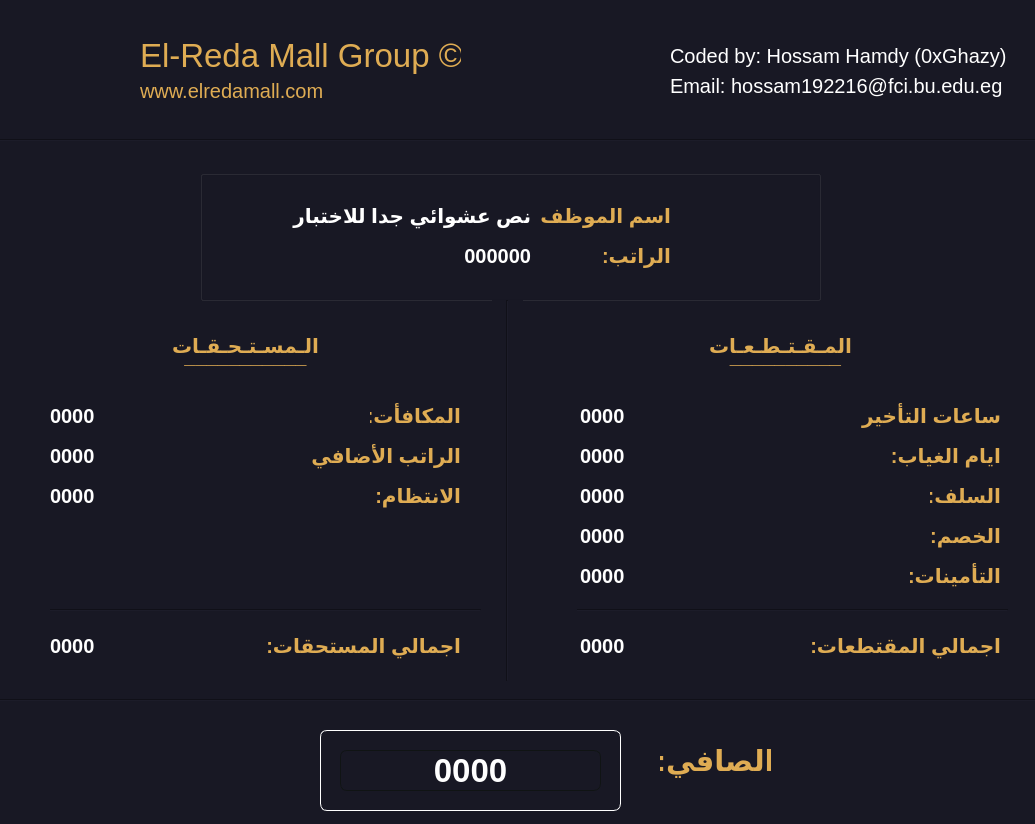
<?xml version="1.0" encoding="UTF-8"?>
<ui version="4.0">
 <class>Form</class>
 <widget class="QWidget" name="Form">
  <property name="geometry">
   <rect>
    <x>0</x>
    <y>0</y>
    <width>1035</width>
    <height>824</height>
   </rect>
  </property>
  <property name="windowTitle">
   <string>بيان مرتب موظف - سنتر الرضا</string>
  </property>
  <property name="styleSheet">
   <string notr="true">background-color: rgb(24,24,36);
border-color: rgb(16, 20, 20);</string>
  </property>
  <widget class="Line" name="line">
   <property name="geometry">
    <rect>
     <x>-70</x>
     <y>130</y>
     <width>1191</width>
     <height>21</height>
    </rect>
   </property>
   <property name="orientation">
    <enum>Qt::Horizontal</enum>
   </property>
  </widget>
  <widget class="QGroupBox" name="groupBox">
   <property name="geometry">
    <rect>
     <x>200</x>
     <y>170</y>
     <width>621</width>
     <height>131</height>
    </rect>
   </property>
   <property name="title">
    <string/>
   </property>
   <widget class="QLabel" name="label">
    <property name="geometry">
     <rect>
      <x>490</x>
      <y>20</y>
      <width>111</width>
      <height>101</height>
     </rect>
    </property>
    <property name="text">
     <string/>
    </property>
    <property name="pixmap">
     <pixmap>icons/user.png</pixmap>
    </property>
    <property name="scaledContents">
     <bool>true</bool>
    </property>
   </widget>
   <widget class="QLabel" name="label_18">
    <property name="geometry">
     <rect>
      <x>400</x>
      <y>70</y>
      <width>71</width>
      <height>31</height>
     </rect>
    </property>
    <property name="font">
     <font>
      <pointsize>15</pointsize>
      <weight>75</weight>
      <bold>true</bold>
     </font>
    </property>
    <property name="styleSheet">
     <string notr="true">background-color: rgb(24,24,36);
border-color: rgb(16, 20, 20);
color: #dfac53;</string>
    </property>
    <property name="text">
     <string>الراتب:</string>
    </property>
    <property name="alignment">
     <set>Qt::AlignLeading|Qt::AlignLeft|Qt::AlignVCenter</set>
    </property>
   </widget>
   <widget class="QLabel" name="label_17">
    <property name="geometry">
     <rect>
      <x>340</x>
      <y>30</y>
      <width>131</width>
      <height>31</height>
     </rect>
    </property>
    <property name="font">
     <font>
      <pointsize>15</pointsize>
      <weight>75</weight>
      <bold>true</bold>
     </font>
    </property>
    <property name="styleSheet">
     <string notr="true">background-color: rgb(24,24,36);
border-color: rgb(16, 20, 20);
color: #dfac53;</string>
    </property>
    <property name="text">
     <string>اسم الموظف:</string>
    </property>
    <property name="alignment">
     <set>Qt::AlignLeading|Qt::AlignLeft|Qt::AlignVCenter</set>
    </property>
   </widget>
   <widget class="QLabel" name="employee_name_lbl">
    <property name="geometry">
     <rect>
      <x>10</x>
      <y>30</y>
      <width>321</width>
      <height>31</height>
     </rect>
    </property>
    <property name="font">
     <font>
      <pointsize>15</pointsize>
      <weight>75</weight>
      <bold>true</bold>
     </font>
    </property>
    <property name="styleSheet">
     <string notr="true">background-color: rgb(24,24,36);
border-color: rgb(16, 20, 20);
color: rgb(255, 255, 255)</string>
    </property>
    <property name="text">
     <string>نص عشوائي جدا للاختبار</string>
    </property>
    <property name="alignment">
     <set>Qt::AlignLeading|Qt::AlignLeft|Qt::AlignVCenter</set>
    </property>
   </widget>
   <widget class="QLabel" name="employee_sallary_lbl">
    <property name="geometry">
     <rect>
      <x>90</x>
      <y>70</y>
      <width>241</width>
      <height>31</height>
     </rect>
    </property>
    <property name="font">
     <font>
      <pointsize>15</pointsize>
      <weight>75</weight>
      <bold>true</bold>
     </font>
    </property>
    <property name="styleSheet">
     <string notr="true">background-color: rgb(24,24,36);
border-color: rgb(16, 20, 20);
color: rgb(255, 255, 255)</string>
    </property>
    <property name="text">
     <string>000000</string>
    </property>
    <property name="alignment">
     <set>Qt::AlignRight|Qt::AlignTrailing|Qt::AlignVCenter</set>
    </property>
   </widget>
  </widget>
  <widget class="QGroupBox" name="groupBox_2">
   <property name="geometry">
    <rect>
     <x>320</x>
     <y>730</y>
     <width>301</width>
     <height>81</height>
    </rect>
   </property>
   <property name="styleSheet">
    <string notr="true">border-radius:7px;
border:1px solid #ffffffff;</string>
   </property>
   <property name="title">
    <string/>
   </property>
   <property name="alignment">
    <set>Qt::AlignCenter</set>
   </property>
   <widget class="QLabel" name="employee_net_sallary">
    <property name="geometry">
     <rect>
      <x>20</x>
      <y>20</y>
      <width>261</width>
      <height>41</height>
     </rect>
    </property>
    <property name="font">
     <font>
      <pointsize>25</pointsize>
      <weight>75</weight>
      <bold>true</bold>
     </font>
    </property>
    <property name="styleSheet">
     <string notr="true">background-color: rgb(24,24,36);
border-color: rgb(16, 20, 20);
color: rgb(255, 255, 255)</string>
    </property>
    <property name="text">
     <string>0000</string>
    </property>
    <property name="alignment">
     <set>Qt::AlignCenter</set>
    </property>
   </widget>
  </widget>
  <widget class="QLabel" name="label_2">
   <property name="geometry">
    <rect>
     <x>20</x>
     <y>12</y>
     <width>111</width>
     <height>111</height>
    </rect>
   </property>
   <property name="text">
    <string/>
   </property>
   <property name="pixmap">
    <pixmap>icons/logo.png</pixmap>
   </property>
   <property name="scaledContents">
    <bool>true</bool>
   </property>
  </widget>
  <widget class="QLabel" name="label_6">
   <property name="geometry">
    <rect>
     <x>140</x>
     <y>30</y>
     <width>321</width>
     <height>51</height>
    </rect>
   </property>
   <property name="font">
    <font>
     <family>Arial</family>
     <pointsize>25</pointsize>
     <italic>false</italic>
    </font>
   </property>
   <property name="styleSheet">
    <string notr="true">color: #dfac53;</string>
   </property>
   <property name="text">
    <string>El-Reda Mall Group ©</string>
   </property>
  </widget>
  <widget class="QLabel" name="label_7">
   <property name="geometry">
    <rect>
     <x>140</x>
     <y>80</y>
     <width>191</width>
     <height>21</height>
    </rect>
   </property>
   <property name="font">
    <font>
     <family>Arial</family>
     <pointsize>15</pointsize>
     <italic>false</italic>
    </font>
   </property>
   <property name="styleSheet">
    <string notr="true">color: #dfac53;</string>
   </property>
   <property name="text">
    <string>www.elredamall.com</string>
   </property>
  </widget>
  <widget class="Line" name="line_2">
   <property name="geometry">
    <rect>
     <x>492</x>
     <y>300</y>
     <width>31</width>
     <height>381</height>
    </rect>
   </property>
   <property name="orientation">
    <enum>Qt::Vertical</enum>
   </property>
  </widget>
  <widget class="QLabel" name="label_19">
   <property name="geometry">
    <rect>
     <x>170</x>
     <y>330</y>
     <width>151</width>
     <height>31</height>
    </rect>
   </property>
   <property name="font">
    <font>
     <pointsize>15</pointsize>
     <weight>75</weight>
     <bold>true</bold>
    </font>
   </property>
   <property name="styleSheet">
    <string notr="true">background-color: rgb(24,24,36);
border-color: rgb(16, 20, 20);
color: #dfac53;</string>
   </property>
   <property name="text">
    <string>الـمسـتـحـقـات</string>
   </property>
   <property name="alignment">
    <set>Qt::AlignCenter</set>
   </property>
  </widget>
  <widget class="QLabel" name="label_20">
   <property name="geometry">
    <rect>
     <x>710</x>
     <y>330</y>
     <width>141</width>
     <height>31</height>
    </rect>
   </property>
   <property name="font">
    <font>
     <pointsize>15</pointsize>
     <weight>75</weight>
     <bold>true</bold>
    </font>
   </property>
   <property name="styleSheet">
    <string notr="true">background-color: rgb(24,24,36);
border-color: rgb(16, 20, 20);
color: #dfac53;</string>
   </property>
   <property name="text">
    <string>المـقـتـطـعـات</string>
   </property>
   <property name="alignment">
    <set>Qt::AlignCenter</set>
   </property>
  </widget>
  <widget class="QLabel" name="label_21">
   <property name="geometry">
    <rect>
     <x>180</x>
     <y>340</y>
     <width>131</width>
     <height>31</height>
    </rect>
   </property>
   <property name="font">
    <font>
     <pointsize>15</pointsize>
     <weight>75</weight>
     <bold>true</bold>
    </font>
   </property>
   <property name="styleSheet">
    <string notr="true">background-color: rgb(24,24,36);
border-color: rgb(16, 20, 20);
color: #dfac53;</string>
   </property>
   <property name="text">
    <string>___________</string>
   </property>
   <property name="alignment">
    <set>Qt::AlignCenter</set>
   </property>
  </widget>
  <widget class="QLabel" name="label_22">
   <property name="geometry">
    <rect>
     <x>720</x>
     <y>340</y>
     <width>131</width>
     <height>31</height>
    </rect>
   </property>
   <property name="font">
    <font>
     <pointsize>15</pointsize>
     <weight>75</weight>
     <bold>true</bold>
    </font>
   </property>
   <property name="styleSheet">
    <string notr="true">background-color: rgb(24,24,36);
border-color: rgb(16, 20, 20);
color: #dfac53;</string>
   </property>
   <property name="text">
    <string>__________</string>
   </property>
   <property name="alignment">
    <set>Qt::AlignCenter</set>
   </property>
  </widget>
  <widget class="QLabel" name="label_23">
   <property name="geometry">
    <rect>
     <x>370</x>
     <y>400</y>
     <width>91</width>
     <height>31</height>
    </rect>
   </property>
   <property name="font">
    <font>
     <pointsize>15</pointsize>
     <weight>75</weight>
     <bold>true</bold>
    </font>
   </property>
   <property name="styleSheet">
    <string notr="true">background-color: rgb(24,24,36);
border-color: rgb(16, 20, 20);
color: #dfac53;</string>
   </property>
   <property name="text">
    <string>المكافأت:</string>
   </property>
   <property name="alignment">
    <set>Qt::AlignLeading|Qt::AlignLeft|Qt::AlignVCenter</set>
   </property>
  </widget>
  <widget class="QLabel" name="label_24">
   <property name="geometry">
    <rect>
     <x>310</x>
     <y>440</y>
     <width>151</width>
     <height>31</height>
    </rect>
   </property>
   <property name="font">
    <font>
     <pointsize>15</pointsize>
     <weight>75</weight>
     <bold>true</bold>
    </font>
   </property>
   <property name="styleSheet">
    <string notr="true">background-color: rgb(24,24,36);
border-color: rgb(16, 20, 20);
color: #dfac53;</string>
   </property>
   <property name="text">
    <string>الراتب الأضافي:</string>
   </property>
   <property name="alignment">
    <set>Qt::AlignLeading|Qt::AlignLeft|Qt::AlignVCenter</set>
   </property>
  </widget>
  <widget class="QLabel" name="label_25">
   <property name="geometry">
    <rect>
     <x>370</x>
     <y>480</y>
     <width>91</width>
     <height>31</height>
    </rect>
   </property>
   <property name="font">
    <font>
     <pointsize>15</pointsize>
     <weight>75</weight>
     <bold>true</bold>
    </font>
   </property>
   <property name="styleSheet">
    <string notr="true">background-color: rgb(24,24,36);
border-color: rgb(16, 20, 20);
color: #dfac53;</string>
   </property>
   <property name="text">
    <string>الانتظام:</string>
   </property>
   <property name="alignment">
    <set>Qt::AlignLeading|Qt::AlignLeft|Qt::AlignVCenter</set>
   </property>
  </widget>
  <widget class="QLabel" name="label_26">
   <property name="geometry">
    <rect>
     <x>890</x>
     <y>440</y>
     <width>111</width>
     <height>31</height>
    </rect>
   </property>
   <property name="font">
    <font>
     <pointsize>15</pointsize>
     <weight>75</weight>
     <bold>true</bold>
    </font>
   </property>
   <property name="styleSheet">
    <string notr="true">background-color: rgb(24,24,36);
border-color: rgb(16, 20, 20);
color: #dfac53;</string>
   </property>
   <property name="text">
    <string>ايام الغياب:</string>
   </property>
   <property name="alignment">
    <set>Qt::AlignLeading|Qt::AlignLeft|Qt::AlignVCenter</set>
   </property>
  </widget>
  <widget class="QLabel" name="label_27">
   <property name="geometry">
    <rect>
     <x>930</x>
     <y>520</y>
     <width>71</width>
     <height>31</height>
    </rect>
   </property>
   <property name="font">
    <font>
     <pointsize>15</pointsize>
     <weight>75</weight>
     <bold>true</bold>
    </font>
   </property>
   <property name="styleSheet">
    <string notr="true">background-color: rgb(24,24,36);
border-color: rgb(16, 20, 20);
color: #dfac53;</string>
   </property>
   <property name="text">
    <string>الخصم:</string>
   </property>
   <property name="alignment">
    <set>Qt::AlignLeading|Qt::AlignLeft|Qt::AlignVCenter</set>
   </property>
  </widget>
  <widget class="QLabel" name="label_28">
   <property name="geometry">
    <rect>
     <x>910</x>
     <y>560</y>
     <width>91</width>
     <height>31</height>
    </rect>
   </property>
   <property name="font">
    <font>
     <pointsize>15</pointsize>
     <weight>75</weight>
     <bold>true</bold>
    </font>
   </property>
   <property name="styleSheet">
    <string notr="true">background-color: rgb(24,24,36);
border-color: rgb(16, 20, 20);
color: #dfac53;</string>
   </property>
   <property name="text">
    <string>التأمينات:</string>
   </property>
   <property name="alignment">
    <set>Qt::AlignLeading|Qt::AlignLeft|Qt::AlignVCenter</set>
   </property>
  </widget>
  <widget class="QLabel" name="label_30">
   <property name="geometry">
    <rect>
     <x>860</x>
     <y>400</y>
     <width>141</width>
     <height>31</height>
    </rect>
   </property>
   <property name="font">
    <font>
     <pointsize>15</pointsize>
     <weight>75</weight>
     <bold>true</bold>
    </font>
   </property>
   <property name="styleSheet">
    <string notr="true">background-color: rgb(24,24,36);
border-color: rgb(16, 20, 20);
color: #dfac53;</string>
   </property>
   <property name="text">
    <string>ساعات التأخير:</string>
   </property>
   <property name="alignment">
    <set>Qt::AlignLeading|Qt::AlignLeft|Qt::AlignVCenter</set>
   </property>
  </widget>
  <widget class="QLabel" name="label_31">
   <property name="geometry">
    <rect>
     <x>930</x>
     <y>480</y>
     <width>71</width>
     <height>31</height>
    </rect>
   </property>
   <property name="font">
    <font>
     <pointsize>15</pointsize>
     <weight>75</weight>
     <bold>true</bold>
    </font>
   </property>
   <property name="styleSheet">
    <string notr="true">background-color: rgb(24,24,36);
border-color: rgb(16, 20, 20);
color: #dfac53;</string>
   </property>
   <property name="text">
    <string>السلف:</string>
   </property>
   <property name="alignment">
    <set>Qt::AlignLeading|Qt::AlignLeft|Qt::AlignVCenter</set>
   </property>
  </widget>
  <widget class="Line" name="line_3">
   <property name="geometry">
    <rect>
     <x>577</x>
     <y>600</y>
     <width>431</width>
     <height>20</height>
    </rect>
   </property>
   <property name="orientation">
    <enum>Qt::Horizontal</enum>
   </property>
  </widget>
  <widget class="Line" name="line_4">
   <property name="geometry">
    <rect>
     <x>50</x>
     <y>600</y>
     <width>431</width>
     <height>20</height>
    </rect>
   </property>
   <property name="orientation">
    <enum>Qt::Horizontal</enum>
   </property>
  </widget>
  <widget class="QLabel" name="label_29">
   <property name="geometry">
    <rect>
     <x>810</x>
     <y>630</y>
     <width>191</width>
     <height>31</height>
    </rect>
   </property>
   <property name="font">
    <font>
     <pointsize>15</pointsize>
     <weight>75</weight>
     <bold>true</bold>
    </font>
   </property>
   <property name="styleSheet">
    <string notr="true">background-color: rgb(24,24,36);
border-color: rgb(16, 20, 20);
color: #dfac53;</string>
   </property>
   <property name="text">
    <string>اجمالي المقتطعات:</string>
   </property>
   <property name="alignment">
    <set>Qt::AlignLeading|Qt::AlignLeft|Qt::AlignVCenter</set>
   </property>
  </widget>
  <widget class="QLabel" name="label_32">
   <property name="geometry">
    <rect>
     <x>260</x>
     <y>630</y>
     <width>201</width>
     <height>31</height>
    </rect>
   </property>
   <property name="font">
    <font>
     <pointsize>15</pointsize>
     <weight>75</weight>
     <bold>true</bold>
    </font>
   </property>
   <property name="styleSheet">
    <string notr="true">background-color: rgb(24,24,36);
border-color: rgb(16, 20, 20);
color: #dfac53;</string>
   </property>
   <property name="text">
    <string>اجمالي المستحقات:</string>
   </property>
   <property name="alignment">
    <set>Qt::AlignLeading|Qt::AlignLeft|Qt::AlignVCenter</set>
   </property>
  </widget>
  <widget class="QLabel" name="employee_delay_lbl">
   <property name="geometry">
    <rect>
     <x>580</x>
     <y>400</y>
     <width>241</width>
     <height>31</height>
    </rect>
   </property>
   <property name="font">
    <font>
     <pointsize>15</pointsize>
     <weight>75</weight>
     <bold>true</bold>
    </font>
   </property>
   <property name="styleSheet">
    <string notr="true">background-color: rgb(24,24,36);
border-color: rgb(16, 20, 20);
color: rgb(255, 255, 255)</string>
   </property>
   <property name="text">
    <string>0000</string>
   </property>
   <property name="alignment">
    <set>Qt::AlignLeading|Qt::AlignLeft|Qt::AlignVCenter</set>
   </property>
  </widget>
  <widget class="QLabel" name="employee_absence_lbl">
   <property name="geometry">
    <rect>
     <x>580</x>
     <y>440</y>
     <width>241</width>
     <height>31</height>
    </rect>
   </property>
   <property name="font">
    <font>
     <pointsize>15</pointsize>
     <weight>75</weight>
     <bold>true</bold>
    </font>
   </property>
   <property name="styleSheet">
    <string notr="true">background-color: rgb(24,24,36);
border-color: rgb(16, 20, 20);
color: rgb(255, 255, 255)</string>
   </property>
   <property name="text">
    <string>0000</string>
   </property>
   <property name="alignment">
    <set>Qt::AlignLeading|Qt::AlignLeft|Qt::AlignVCenter</set>
   </property>
  </widget>
  <widget class="QLabel" name="employee_borrow_lbl">
   <property name="geometry">
    <rect>
     <x>580</x>
     <y>480</y>
     <width>241</width>
     <height>31</height>
    </rect>
   </property>
   <property name="font">
    <font>
     <pointsize>15</pointsize>
     <weight>75</weight>
     <bold>true</bold>
    </font>
   </property>
   <property name="styleSheet">
    <string notr="true">background-color: rgb(24,24,36);
border-color: rgb(16, 20, 20);
color: rgb(255, 255, 255)</string>
   </property>
   <property name="text">
    <string>0000</string>
   </property>
   <property name="alignment">
    <set>Qt::AlignLeading|Qt::AlignLeft|Qt::AlignVCenter</set>
   </property>
  </widget>
  <widget class="QLabel" name="employee_deduction_lbl">
   <property name="geometry">
    <rect>
     <x>580</x>
     <y>520</y>
     <width>241</width>
     <height>31</height>
    </rect>
   </property>
   <property name="font">
    <font>
     <pointsize>15</pointsize>
     <weight>75</weight>
     <bold>true</bold>
    </font>
   </property>
   <property name="styleSheet">
    <string notr="true">background-color: rgb(24,24,36);
border-color: rgb(16, 20, 20);
color: rgb(255, 255, 255)</string>
   </property>
   <property name="text">
    <string>0000</string>
   </property>
   <property name="alignment">
    <set>Qt::AlignLeading|Qt::AlignLeft|Qt::AlignVCenter</set>
   </property>
  </widget>
  <widget class="QLabel" name="employee_services_lbl">
   <property name="geometry">
    <rect>
     <x>580</x>
     <y>560</y>
     <width>241</width>
     <height>31</height>
    </rect>
   </property>
   <property name="font">
    <font>
     <pointsize>15</pointsize>
     <weight>75</weight>
     <bold>true</bold>
    </font>
   </property>
   <property name="styleSheet">
    <string notr="true">background-color: rgb(24,24,36);
border-color: rgb(16, 20, 20);
color: rgb(255, 255, 255)</string>
   </property>
   <property name="text">
    <string>0000</string>
   </property>
   <property name="alignment">
    <set>Qt::AlignLeading|Qt::AlignLeft|Qt::AlignVCenter</set>
   </property>
  </widget>
  <widget class="QLabel" name="employee_rewards_lbl">
   <property name="geometry">
    <rect>
     <x>50</x>
     <y>400</y>
     <width>241</width>
     <height>31</height>
    </rect>
   </property>
   <property name="font">
    <font>
     <pointsize>15</pointsize>
     <weight>75</weight>
     <bold>true</bold>
    </font>
   </property>
   <property name="styleSheet">
    <string notr="true">background-color: rgb(24,24,36);
border-color: rgb(16, 20, 20);
color: rgb(255, 255, 255)</string>
   </property>
   <property name="text">
    <string>0000</string>
   </property>
   <property name="alignment">
    <set>Qt::AlignLeading|Qt::AlignLeft|Qt::AlignVCenter</set>
   </property>
  </widget>
  <widget class="QLabel" name="employee_regularity_lbl">
   <property name="geometry">
    <rect>
     <x>50</x>
     <y>480</y>
     <width>241</width>
     <height>31</height>
    </rect>
   </property>
   <property name="font">
    <font>
     <pointsize>15</pointsize>
     <weight>75</weight>
     <bold>true</bold>
    </font>
   </property>
   <property name="styleSheet">
    <string notr="true">background-color: rgb(24,24,36);
border-color: rgb(16, 20, 20);
color: rgb(255, 255, 255)</string>
   </property>
   <property name="text">
    <string>0000</string>
   </property>
   <property name="alignment">
    <set>Qt::AlignLeading|Qt::AlignLeft|Qt::AlignVCenter</set>
   </property>
  </widget>
  <widget class="QLabel" name="employee_additional_lbl">
   <property name="geometry">
    <rect>
     <x>50</x>
     <y>440</y>
     <width>241</width>
     <height>31</height>
    </rect>
   </property>
   <property name="font">
    <font>
     <pointsize>15</pointsize>
     <weight>75</weight>
     <bold>true</bold>
    </font>
   </property>
   <property name="styleSheet">
    <string notr="true">background-color: rgb(24,24,36);
border-color: rgb(16, 20, 20);
color: rgb(255, 255, 255)</string>
   </property>
   <property name="text">
    <string>0000</string>
   </property>
   <property name="alignment">
    <set>Qt::AlignLeading|Qt::AlignLeft|Qt::AlignVCenter</set>
   </property>
  </widget>
  <widget class="QLabel" name="total_employee_loan_lbl">
   <property name="geometry">
    <rect>
     <x>580</x>
     <y>630</y>
     <width>211</width>
     <height>31</height>
    </rect>
   </property>
   <property name="font">
    <font>
     <pointsize>15</pointsize>
     <weight>75</weight>
     <bold>true</bold>
    </font>
   </property>
   <property name="styleSheet">
    <string notr="true">background-color: rgb(24,24,36);
border-color: rgb(16, 20, 20);
color: rgb(255, 255, 255)</string>
   </property>
   <property name="text">
    <string>0000</string>
   </property>
   <property name="alignment">
    <set>Qt::AlignLeading|Qt::AlignLeft|Qt::AlignVCenter</set>
   </property>
  </widget>
  <widget class="QLabel" name="total_eployee_rights">
   <property name="geometry">
    <rect>
     <x>50</x>
     <y>630</y>
     <width>181</width>
     <height>31</height>
    </rect>
   </property>
   <property name="font">
    <font>
     <pointsize>15</pointsize>
     <weight>75</weight>
     <bold>true</bold>
    </font>
   </property>
   <property name="styleSheet">
    <string notr="true">background-color: rgb(24,24,36);
border-color: rgb(16, 20, 20);
color: rgb(255, 255, 255)</string>
   </property>
   <property name="text">
    <string>0000</string>
   </property>
   <property name="alignment">
    <set>Qt::AlignLeading|Qt::AlignLeft|Qt::AlignVCenter</set>
   </property>
  </widget>
  <widget class="Line" name="line_5">
   <property name="geometry">
    <rect>
     <x>-43</x>
     <y>690</y>
     <width>1081</width>
     <height>20</height>
    </rect>
   </property>
   <property name="orientation">
    <enum>Qt::Horizontal</enum>
   </property>
  </widget>
  <widget class="QLabel" name="label_33">
   <property name="geometry">
    <rect>
     <x>660</x>
     <y>740</y>
     <width>111</width>
     <height>41</height>
    </rect>
   </property>
   <property name="font">
    <font>
     <pointsize>22</pointsize>
     <weight>75</weight>
     <bold>true</bold>
    </font>
   </property>
   <property name="styleSheet">
    <string notr="true">background-color: rgb(24,24,36);
border-color: rgb(16, 20, 20);
color: #dfac53;</string>
   </property>
   <property name="text">
    <string>الصافي:</string>
   </property>
   <property name="alignment">
    <set>Qt::AlignCenter</set>
   </property>
  </widget>
  <widget class="QLabel" name="label_3">
   <property name="geometry">
    <rect>
     <x>670</x>
     <y>40</y>
     <width>341</width>
     <height>31</height>
    </rect>
   </property>
   <property name="font">
    <font>
     <pointsize>15</pointsize>
    </font>
   </property>
   <property name="styleSheet">
    <string notr="true">color: rgb(255, 255, 255);</string>
   </property>
   <property name="text">
    <string>Coded by: Hossam Hamdy (0xGhazy)</string>
   </property>
  </widget>
  <widget class="QLabel" name="label_4">
   <property name="geometry">
    <rect>
     <x>560</x>
     <y>20</y>
     <width>101</width>
     <height>101</height>
    </rect>
   </property>
   <property name="text">
    <string/>
   </property>
   <property name="pixmap">
    <pixmap>icons/developer.png</pixmap>
   </property>
   <property name="scaledContents">
    <bool>true</bool>
   </property>
  </widget>
  <widget class="QLabel" name="label_5">
   <property name="geometry">
    <rect>
     <x>670</x>
     <y>70</y>
     <width>341</width>
     <height>31</height>
    </rect>
   </property>
   <property name="font">
    <font>
     <pointsize>15</pointsize>
    </font>
   </property>
   <property name="styleSheet">
    <string notr="true">color: rgb(255, 255, 255);</string>
   </property>
   <property name="text">
    <string>Email: hossam192216@fci.bu.edu.eg</string>
   </property>
  </widget>
  <zorder>line</zorder>
  <zorder>groupBox</zorder>
  <zorder>label_2</zorder>
  <zorder>label_6</zorder>
  <zorder>label_7</zorder>
  <zorder>line_2</zorder>
  <zorder>groupBox_2</zorder>
  <zorder>label_21</zorder>
  <zorder>label_19</zorder>
  <zorder>label_22</zorder>
  <zorder>label_20</zorder>
  <zorder>label_23</zorder>
  <zorder>label_24</zorder>
  <zorder>label_25</zorder>
  <zorder>label_26</zorder>
  <zorder>label_27</zorder>
  <zorder>label_28</zorder>
  <zorder>label_30</zorder>
  <zorder>label_31</zorder>
  <zorder>line_3</zorder>
  <zorder>line_4</zorder>
  <zorder>label_29</zorder>
  <zorder>label_32</zorder>
  <zorder>employee_delay_lbl</zorder>
  <zorder>employee_absence_lbl</zorder>
  <zorder>employee_borrow_lbl</zorder>
  <zorder>employee_deduction_lbl</zorder>
  <zorder>employee_services_lbl</zorder>
  <zorder>employee_rewards_lbl</zorder>
  <zorder>employee_regularity_lbl</zorder>
  <zorder>employee_additional_lbl</zorder>
  <zorder>total_employee_loan_lbl</zorder>
  <zorder>total_eployee_rights</zorder>
  <zorder>line_5</zorder>
  <zorder>label_33</zorder>
  <zorder>label_3</zorder>
  <zorder>label_4</zorder>
  <zorder>label_5</zorder>
 </widget>
 <resources>
  <include location="main.qrc"/>
 </resources>
 <connections/>
</ui>
